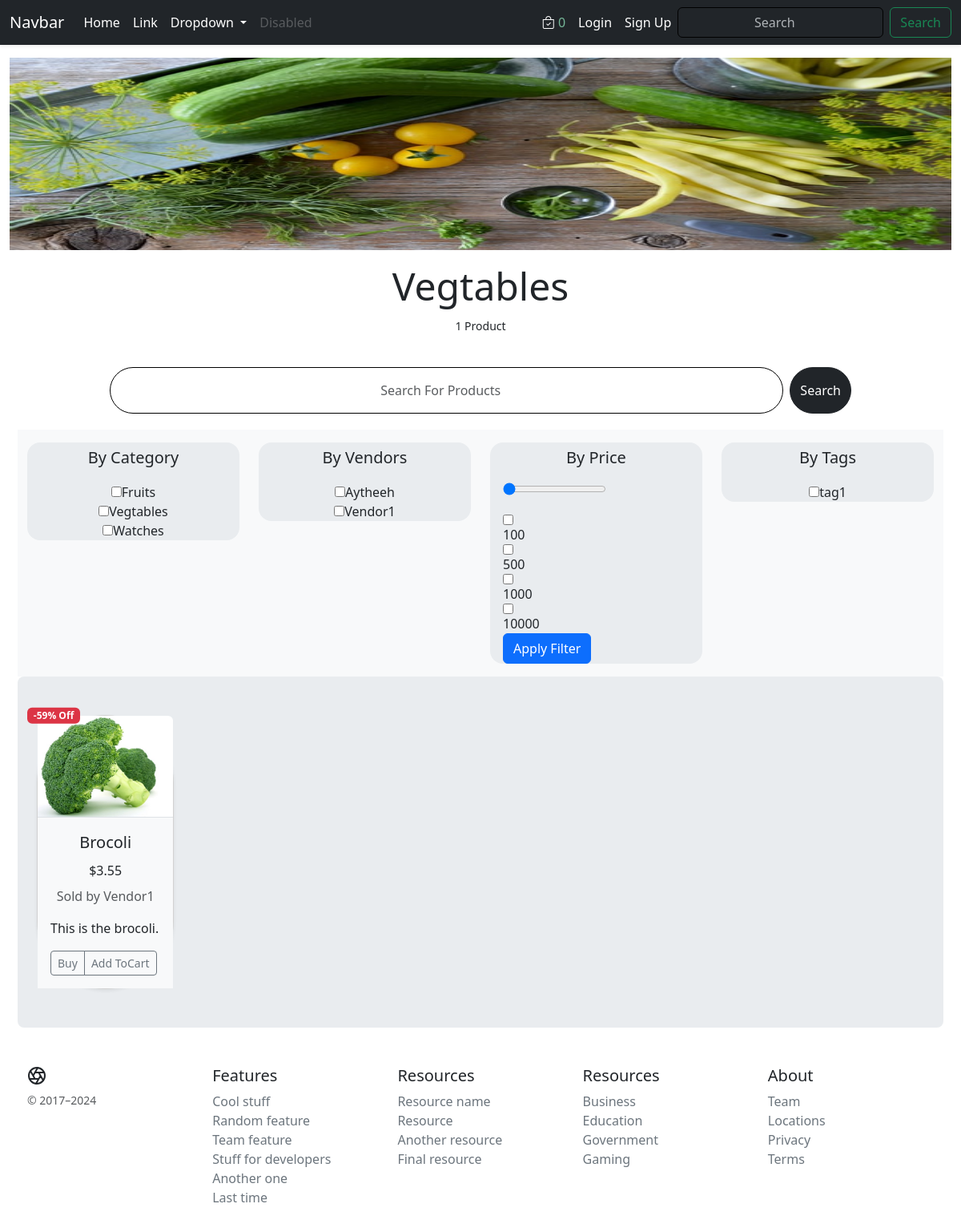
The page /category/cat3fda2aff1e/ on the database as committed earlier.
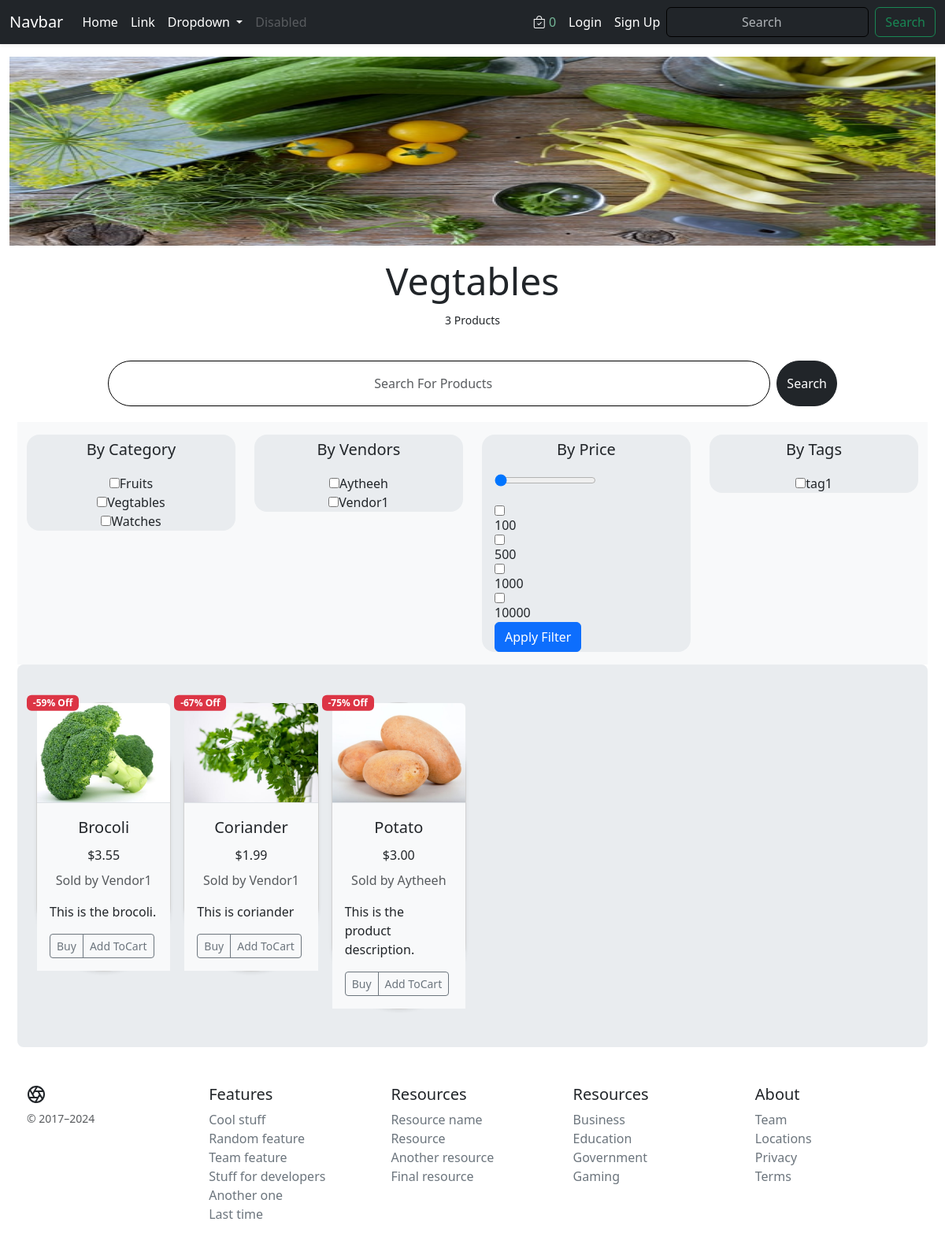
The same page on the database as committed later.
### core/models.py (models this page shows, shortened)
class Category(models.Model):
    cid = ShortUUIDField(unique=True, length=10, max_length=20,
                         prefix='cat', alphabet='abcdefgh12345')
    title = models.CharField(max_length=100)
    image = models.ImageField(upload_to='Category', default='category.jpg')
    class Meta:
        verbose_name_plural = "Categories"

class Vendor(models.Model):
    vid = ShortUUIDField(unique=True, length=10, max_length=20,
                         prefix="ven", alphabet="abcdefgh12345")
    title = models.CharField(max_length=100, default='DefaultVendorName')
    image = models.ImageField(
        upload_to=user_directory_path, default='category.jpg')
    description = models.TextField(
        null=True, blank=True, default="This is the product description.")
    user = models.ForeignKey(User, on_delete=models.SET_NULL, null=True)
    address = models.CharField(max_length=100, default="123 Main St")
    contact = models.CharField(max_length=100, default="+91 999000")
    chat_response_time = models.CharField(max_length=100, default="100")
    shipping_on_time = models.CharField(max_length=100, default="100")
    authentic_rating = models.CharField(max_length=100, default="100")
    days_return = models.CharField(max_length=100, default="100")
    warrenty_period = models.CharField(max_length=100, default="100")
    class Meta:
        verbose_name_plural = "Vendors"
    def __str__(self):
        return self.title

class Product(models.Model):
    pid = ShortUUIDField(unique=True, length=10,
                         max_length=20, alphabet='abcdefgh12345')
    title = models.CharField(max_length=100)
    image = models.ImageField(upload_to=user_directory_path)
    description = models.TextField(
        null=True, blank=True, default="This is the product description.")
    user = models.ForeignKey(User, on_delete=models.SET_NULL, null=True)
    category = models.ForeignKey(
        Category, on_delete=models.SET_NULL, null=True)
    vendor = models.ForeignKey(Vendor, on_delete=models.SET_NULL, null=True)
    price = models.DecimalField(
        max_digits=9999999, decimal_places=2, default="1.99")
    old_price = models.DecimalField(
        max_digits=9999999, decimal_places=2, default="2.99")
    specifications = models.TextField(null=True, blank=True)
    tags = TaggableManager(blank=True)
    product_status = models.CharField(
        choices=STATUS, max_length=10, default="in_review")
    status = models.BooleanField(default=True)
    in_stock = models.BooleanField(default=True)
    featured = models.BooleanField(default=False)
    digital = models.BooleanField(default=False)
    sku = ShortUUIDField(unique=True, length=4,
                         max_length=10, alphabet='1234567890')
    date = models.DateTimeField(auto_now_add=True)
    updated = models.DateTimeField(null=True, blank=True)
    class Meta:
        verbose_name_plural = "Products"
    def get_percentage(self):
        new_price = (self.price / self.old_price) * 100
        return new_price

### core/views.py (the view)
# urls.py: path('category/<cid>/', views.products_in_category_view,
def products_in_category_view(request, cid):
    category = get_object_or_404(Category, cid=cid)
    products_in_category = Product.objects.filter(
        category=category, product_status='published')
    context = {
        'products_in_category': products_in_category,
        'category': category,
    }
    return render(request, 'core/products_in_category.html', context=context)

### Templates/core/products_in_category.html (shortened to what this page needs)
{% extends 'core/base.html' %} {% block content %} {%load static %}
<div class="container-fluid m-0 my-3">
  <img
    class="img-fluid w-100"
    style="height: 30vh; background-position: center; background-size: contain"
    src="{{category.image.url}}"
    alt=""
  />
</div>
<div class="container mb-4">
  <p class="display-5 text-center my-0 py-0">{{category.title}}</p>
  <p class="text-center text-success my-0 py-2 text-dark">
    <small
      >{{products_in_category.count}}
      Product{{products_in_category.count|pluralize}}</small
    >
  </p>
</div>
<div class="container m-2 mx-auto">
  <div class="row justify-content-center rounded-pill">
    <div class="col-lg-10 py-lg-2 py-md-2 py-sm-1 py-1">
      <form class="d-flex" role="search">
        <input
          class="form-control rounded-pill py-lg-3 py-md-3 py-sm-3 py-3 me-2"
          type="search"
          placeholder="Search For Products"
          aria-label="Search"
        />
        <button class="btn btn-dark rounded-pill" type="submit">Search</button>
      </form>
    </div>
  </div>
</div>
<div class="container m-1 p-1 mx-auto">
  <div class="row justify-content-center align-items-stretch">
    <div class="col-lg-3 col-md-6 d-flex flex-column bg-body-tertiary">
      <div
        class="rounded-4 my-3 text-center align-items-center border-2 bg-body-secondary"
      >
        <p class="lead text-center pt-1">By Category</p>
        <form>
          {% for c in categories_context %}
          <input
            type="checkbox"
            name=""
            value="{{c.id}}"
            id=""
          />{{c.title}}<br />
          {% endfor %}
        </form>
      </div>
    </div>
    <div class="col-lg-3 col-md-6 d-flex flex-column bg-body-tertiary">
      <div
        class="rounded-4 my-3 text-center align-items-center border-2 bg-body-secondary"
      >
        <p class="lead text-center pt-1">By Vendors</p>
        <form>
          {% for v in vendors_context %}
          <input
            type="checkbox"
            name=""
            value="{{v.id}}"
            id=""
          />{{v.title}}<br />
          {% endfor %}
        </form>
      </div>
    </div>
    <div class="col-lg-3 col-md-6 d-flex flex-column bg-body-tertiary">
      <div
        class="rounded-4 my-3 text-center align-items-center justify-content-center border-2 bg-body-secondary"
      >
        <p class="lead text-center pt-1">By Price</p>
        <form action="">
          <div class="d-flex flex-column align-items-start ms-3">
            <input
              type="range"
              class=""
              min="1"
              max="999999"
              value="0"
              name=""
              id=""
            /><br />
            <input type="checkbox" value="100" name="price" id="" />100<br />
            <input type="checkbox" value="500" name="price" id="" />500<br />
            <input type="checkbox" value="1000" name="price" id="" />1000<br />
            <input
              type="checkbox"
              value="10000"
              name="price"
              id=""
            />10000<br />
            <input
              type="submit"
              class="btn btn-primary"
              value="Apply Filter"
              name=""
              id=""
            />
          </div>
        </form>
      </div>
    </div>
    <div class="col-lg-3 col-md-6 d-flex flex-column bg-body-tertiary">
      <div
        class="rounded-4 my-3 text-center align-items-center border-2 bg-body-secondary"
      >
        <p class="lead text-center pt-1">By Tags</p>
        <form>
          <input type="checkbox" name="" value="" id="" />tag1<br />
        </form>
      </div>
    </div>
    <div class="col-lg-12 col-md-12 bg-body-secondary rounded-3">
      <div class="album py-5">
        <div class="container">
          {% if products_in_category %}
          <div class="row row-cols-1 row-cols-sm-2 row-cols-md-3 g-3">
            {% for p in products_in_category %}
            <div class="col-xl-2 col-lg-3 col-md-4 col-sm-6">
              <div
                class="card shadow-sm border-1 rounded-pill rounded-3"
                style="max-width: 250px"
              >
                <div
                  class="position-absolute top-0 start-0 translate-middle badge bg-danger"
                  style="z-index: 1; margin-left: 20px"
                >
                  -{{ p.get_percentage|floatformat:0 }}% Off
                </div>
                <a
                  href="{% url 'core:product-details' p.pid %}"
                  class="text-decoration-none text-dark"
                >
                  <div class="ratio ratio-4x3">
                    <img
                      src="{{ p.image.url }}"
                      class="bd-placeholder-img card-img-top img-responsive border-1 border-bottom rounded-top"
                      width="100%"
                      height="100%"
                      role="img"
                      preserveAspectRatio="xMidYMid slice"
                      focusable="false"
                    />
                  </div>
                </a>
                <div class="card-body bg-body-tertiary">
                  <a
                    href="{% url 'core:product-details' p.pid %}"
                    class="text-decoration-none text-dark"
                  >
                    <p class="card-title text-center fs-5">{{ p.title }}</p>
                  </a>
                  <p class="card-title text-center fs-6">${{ p.price }}</p>
                  <p class="card-text text-center">
                    <small class="text-body-secondary fs-6"
                      >Sold by {{ p.vendor }}</small
                    >
                  </p>
                  <p class="card-text">{{ p.description }}</p>
                  <div
                    class="d-flex justify-content-between align-items-center"
                  >
                    <div class="btn-group bg-body-tertiary">
                      <button
                      type="button"
                      class="btn btn-outline-secondary btn-sm"
                    >
                      Buy
                    </button>
                    <button
                      type="button"
                      class="btn btn-outline-secondary btn-sm add-to-cart-btn"
                      data-index="{{i.id}}"
                      id="add-to-cart-btn"
                    >
                      Add ToCart
                    </button>
                    </div>
                  </div>
                </div>
              </div>
            </div>
            {% endfor %}
          </div>
          {% endif %}
        </div>
      </div>
    </div>
    {%endblock content%}

### Templates/core/base.html (shortened to what this page needs)
{% load static %}
<!DOCTYPE html>
<html lang="en">
  <head>
    <link
      href="https://cdn.jsdelivr.net/npm/bootstrap@5.3.3/dist/css/bootstrap.min.css"
      rel="stylesheet"
    />
    <link
      rel="stylesheet"
      href="https://cdn.jsdelivr.net/npm/bootstrap-icons@1.11.3/font/bootstrap-icons.min.css"
    />
    <link rel="stylesheet" href="{% static 'css/styles.css' %}" />
    <link
      rel="stylesheet"
      href="https://cdnjs.cloudflare.com/ajax/libs/OwlCarousel2/2.3.4/assets/owl.carousel.min.css"
    />
  </head>
  <body class="container-fluid m-0 p-0">
    {%include 'core/navbar.html' %}
    {% block content %} {% endblock content %} {%include 'core/footer.html' %}
  </body>
</html>

### Templates/core/navbar.html (shortened to what this page needs)
{%load static %}
<head>
</head>
<body>
  <nav
    class="navbar navbar-expand-lg navbar-dark bg-dark shadow-sm sticky-top"
    data-bs-theme="dark"
  >
    <div class="container-fluid">
      <a class="navbar-brand" href="#">Navbar</a>
      <div class="collapse navbar-collapse" id="navbarSupportedContent">
        <ul class="navbar-nav me-auto mb-2 mb-lg-0">
          <li class="nav-item">
            <a
              class="nav-link active"
              aria-current="page"
              href="{% url 'core:home' %}"
              >Home</a
            >
          </li>
          <li class="nav-item">
            <a class="nav-link active" href="#">Link</a>
          </li>
          <li class="nav-item dropdown">
            <a
              class="nav-link active dropdown-toggle"
              href="#"
              id="navbarDropdown"
              role="button"
              data-bs-toggle="dropdown"
              aria-expanded="false"
            >
              Dropdown
            </a>
          </li>
          <li class="nav-item">
            <a class="nav-link disabled" aria-disabled="true">Disabled</a>
          </li>
        </ul>
        {% if request.user.is_authenticated%}
        <ul class="navbar-nav mb-2 mb-lg-0">
          <li class="nav-item">
            <a class="nav-link active" href="{% url 'core:cart-view' %}">
              <i class="bi bi-bag-check"></i>
              <span class="text-success-emphasis cart-items-count">
                {{request.session.cart_data_obj|length}}</span
              ></a
            >
          </li>
          <li class="nav-item">
            <a class="nav-link active" href="{% url 'core:dashboard' %}"
              >Orders</a
            >
          </li>
          <li class="nav-item">
            <a class="nav-link active" href="{% url 'userauth:logout' %}"
              >Logout</a
            >
          </li>
        </ul>
        {%else%}
        <ul class="navbar-nav mb-2 mb-lg-0">
          <li class="nav-item">
            <a class="nav-link active" href="{% url 'core:cart-view' %}">
              <i class="bi bi-bag-check"></i>
              <span class="text-success-emphasis cart-items-count">
                {{request.session.cart_data_obj|length}}</span
              ></a
            >
          </li>
          <li class="nav-item">
            <a class="nav-link active" href="{% url 'userauth:login' %}"
              >Login</a
            >
          </li>
          <li class="nav-item">
            <a class="nav-link active" href="{% url 'userauth:sign-up' %}"
              >Sign Up</a
            >
          </li>
        </ul>
        {%endif%}
        <form class="d-flex" role="search">
          <input
            class="form-control me-2"
            type="search"
            placeholder="Search"
            aria-label="Search"
          />
          <button class="btn btn-outline-success" type="submit">Search</button>
        </form>
      </div>
    </div>
  </nav>
</body>

### Templates/core/footer.html (shortened to what this page needs)
<footer class="container py-5">
    <div class="row">
        <div class="col-12 col-md">
            <small class="d-block mb-3 text-body-secondary">© 2017–2024</small>
        </div>
        <div class="col-6 col-md">
            <h5>Features</h5>
            <ul class="list-unstyled text-small">
                <li><a class="link-secondary text-decoration-none" href="#">Cool stuff</a></li>
                <li><a class="link-secondary text-decoration-none" href="#">Random feature</a></li>
                <li><a class="link-secondary text-decoration-none" href="#">Team feature</a></li>
                <li><a class="link-secondary text-decoration-none" href="#">Stuff for developers</a></li>
                <li><a class="link-secondary text-decoration-none" href="#">Another one</a></li>
                <li><a class="link-secondary text-decoration-none" href="#">Last time</a></li>
            </ul>
        </div>
        <div class="col-6 col-md">
            <h5>Resources</h5>
            <ul class="list-unstyled text-small">
                <li><a class="link-secondary text-decoration-none" href="#">Resource name</a></li>
                <li><a class="link-secondary text-decoration-none" href="#">Resource</a></li>
                <li><a class="link-secondary text-decoration-none" href="#">Another resource</a></li>
                <li><a class="link-secondary text-decoration-none" href="#">Final resource</a></li>
            </ul>
        </div>
        <div class="col-6 col-md">
            <h5>Resources</h5>
            <ul class="list-unstyled text-small">
                <li><a class="link-secondary text-decoration-none" href="#">Business</a></li>
                <li><a class="link-secondary text-decoration-none" href="#">Education</a></li>
                <li><a class="link-secondary text-decoration-none" href="#">Government</a></li>
                <li><a class="link-secondary text-decoration-none" href="#">Gaming</a></li>
            </ul>
        </div>
        <div class="col-6 col-md">
            <h5>About</h5>
            <ul class="list-unstyled text-small">
                <li><a class="link-secondary text-decoration-none" href="#">Team</a></li>
                <li><a class="link-secondary text-decoration-none" href="#">Locations</a></li>
                <li><a class="link-secondary text-decoration-none" href="#">Privacy</a></li>
                <li><a class="link-secondary text-decoration-none" href="#">Terms</a></li>
            </ul>
        </div>
    </div>
</footer>

Rows that differ between the two databases and show on the page:
added Product: get_percentage "67", image (picture), title "Coriander", price "1.99", vendor "Vendor1", description "This is coriander"
added Product: get_percentage "75", image (picture), title "Potato", price "3.00", vendor "Aytheeh", description "This is the product description."
Other text that changed with them:
{{ products_in_category.count }}: "1" → "3"
